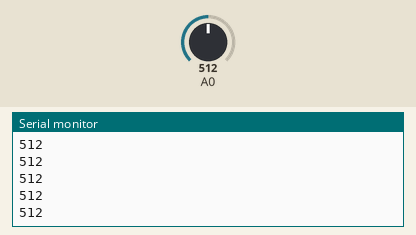
Recording of a sketch running on a simulated Arduino Uno, built with avr-gcc and run on an emulated ATmega328P. On the bench: the last lines printed to the serial monitor. The test bench sets the inputs (shaded band); at power-on: A0 = 512.

Above: at 1.2 s.
1.3 s: A0 set to 716
At 1.31 s:
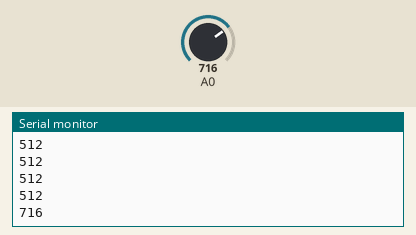
2.8 s: A0 set to 900
At 2.81 s:
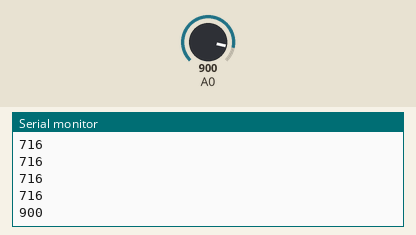
Timing chart, 0 to 5.8 s (numbered marks = the images above; inputs shaded):
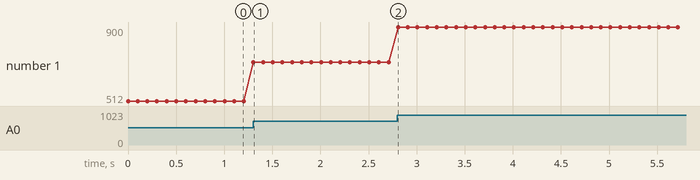

Measured:
- after the input at 1.3 s, the serial monitor: prints a new line at once (image 1)
- after the input at 2.8 s, the serial monitor: prints a new line at once (image 2)
- plotted number 1: 512 → 716 after the input at 1.3 s, 716 → 900 after the input at 2.8 s

The sketch:

leitura_serial_ldr.ino
```cpp
// serial leitura 5v ldr
int AnalogValue;


//.............................................
// variavel de leitura

int leitura = 0;

void setup() {
  //inicio comunicacao serial - usb - arduino
  Serial.begin(9600);
}

void loop() {
  leitura = analogRead(A0);
  Serial.println(leitura);
  delay(100);
}
```
